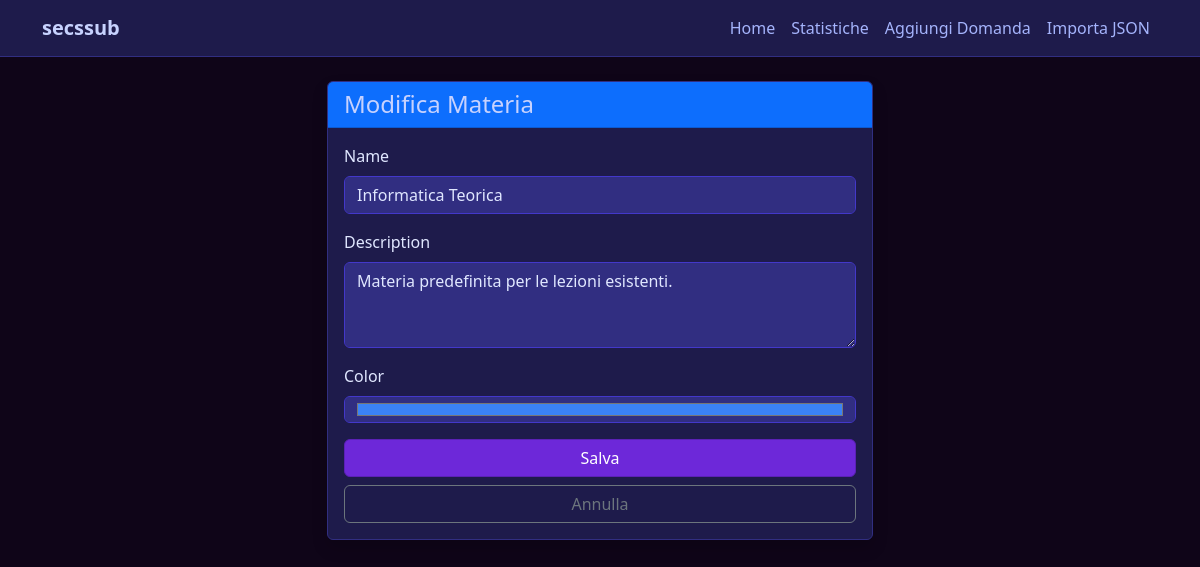
/subject/1/edit/, run on the app's committed database.
### quiz/models.py (models this page shows, shortened)
class Subject(models.Model):
    name = models.CharField(max_length=200)
    description = models.TextField(blank=True)
    color = models.CharField(max_length=7, default='#3B82F6') # Hex color for UI

### quiz/views.py (the view)
# urls.py: path('subject/<int:subject_id>/edit/', views.subject_update, name='subject_update'),
def subject_update(request, subject_id):
    subject = get_object_or_404(Subject, pk=subject_id)
    if request.method == 'POST':
        form = SubjectForm(request.POST, instance=subject)
        if form.is_valid():
            form.save()
            return redirect('home')
    else:
        form = SubjectForm(instance=subject)
    return render(request, 'quiz/subject_form.html', {'form': form, 'title': 'Modifica Materia', 'subject': subject})

### quiz/forms.py
class SubjectForm(forms.ModelForm):
    class Meta:
        model = Subject
        fields = ['name', 'description', 'color']
        widgets = {
            'name': forms.TextInput(attrs={'class': 'form-control'}),
            'description': forms.Textarea(attrs={'class': 'form-control', 'rows': 3}),
            'color': forms.TextInput(attrs={'class': 'form-control', 'type': 'color'}),
        }

### quiz/templates/quiz/subject_form.html (shortened to what this page needs)
{% extends 'quiz/base.html' %}
{% block content %}
<div class="row justify-content-center">
    <div class="col-md-8 col-lg-6">
        <div class="card shadow">
            <div class="card-header bg-primary text-white">
                <h4 class="mb-0">{{ title }}</h4>
            </div>
            <div class="card-body">
                <form method="post">
                    {% for field in form %}
                    <div class="mb-3">
                        <label for="{{ field.id_for_label }}" class="form-label">{{ field.label }}</label>
                        {{ field }}
                    </div>
                    {% endfor %}
                    <div class="d-grid gap-2">
                        <button type="submit" class="btn btn-primary">Salva</button>
                        <a href="{% url 'home' %}" class="btn btn-outline-secondary">Annulla</a>
                    </div>
                </form>
            </div>
        </div>
    </div>
</div>
{% endblock %}

### quiz/static/quiz/styles.css (style rules this page uses)
body { background-color: #0f0518; color: #e0e7ff; font-family: 'Segoe UI', Tahoma, Geneva, Verdana, sans-serif; }
h1, h2, h3, h4, h5, h6 { color: #c7d2fe; }
a { color: #a78bfa; text-decoration: none; }
.card { background-color: #1e1b4b; border: 1px solid #312e81; color: #e0e7ff; box-shadow: 0 4px 6px -1px rgba(0, 0, 0, 0.5); }
.btn-primary { background-color: #6d28d9; border-color: #5b21b6; }
.form-control, .form-select { background-color: #312e81; border-color: #4338ca; color: #e0e7ff; }
.form-control::placeholder { color: #818cf8; }

### data on the page
Subject: form "Informatica Teorica" "Materia predefinita per le lezioni esistenti." "#3b82f6"

### other printed values
{{ title }} "Modifica Materia"
{{ field.label }} "Name" "Description" "Color"
